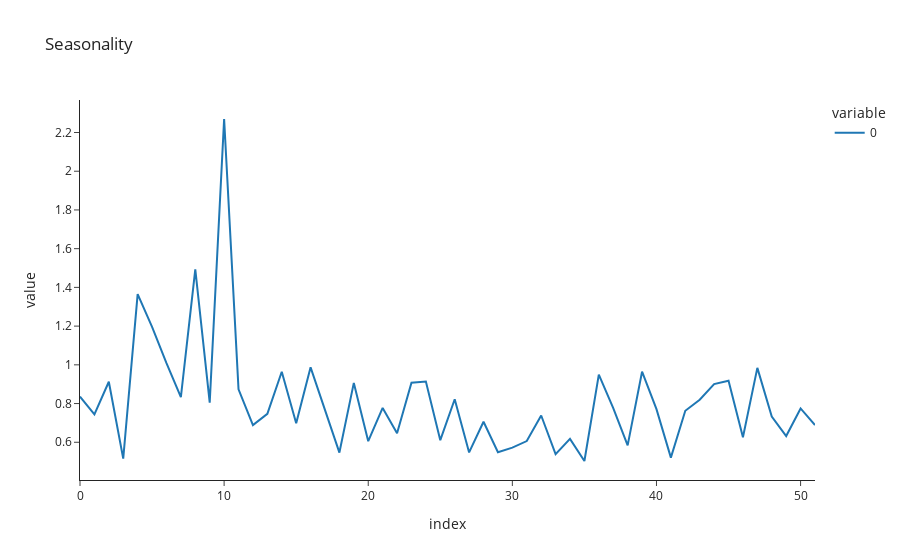

Source (notebook cell):
### Markdown cell above
# Promo Calendar Optimization

We have 12 months, which months should we promote and what price should we sell at?

### Code cell
import numpy as np
import plotly.express as px
import pandas as pd
import matplotlib.pyplot as plt

# Constants
PRICE_ELASTICITY = -3
REGULAR_RETAIL_PRICE = 6.99
PRODUCT_MANUFACTURING_COST = 2
REGULAR_RETAIL_COST = 4.667
BASELINE_SALES = 500
RETAILER_MARGIN = 0.332

np.random.seed(99)
# Seasonality factors
seasonality = [np.random.uniform(0.5, 1) if w <= 3 or w >= 11 else
               np.random.uniform(0.8, 1.5) if w <= 9 else
               np.random.uniform(1.5, 2.5) for w in range(52)]

px.line(seasonality, title='Seasonality', template='simple_white')

### Figure 1 — Plotly figure (JSON) as saved in the notebook; plotly's stock layout.template omitted (floating-point values rounded to 4 significant figures)
{"data": [{"hovertemplate": "variable=0<br>index=%{x}<br>value=%{y}<extra></extra>", "legendgroup": "0", "line": {"color": "#1F77B4", "dash": "solid"}, "marker": {"symbol": "circle"}, "mode": "lines", "name": "0", "orientation": "v", "showlegend": true, "type": "scatter", "x": [0, 1, 2, 3, 4, 5, 6, 7, 8, 9, 10, 11, 12, 13, 14, 15, 16, 17, 18, 19, 20, 21, 22, 23, 24, 25, 26, 27, 28, 29, 30, 31, 32, 33, 34, 35, 36, 37, 38, 39, 40, 41, 42, 43, 44, 45, 46, 47, 48, 49, 50, 51], "xaxis": "x", "y": [0.8361, 0.744, 0.9127, 0.5157, 1.366, 1.196, 1.008, 0.8327, 1.493, 0.8048, 2.27, 0.8734, 0.6887, 0.7471, 0.9645, 0.6977, 0.987, 0.7622, 0.5468, 0.9067, 0.6058, 0.7772, 0.6461, 0.9081, 0.914, 0.6108, 0.8224, 0.5476, 0.7058, 0.5484, 0.572, 0.6061, 0.7383, 0.5388, 0.6175, 0.5033, 0.9493, 0.7761, 0.5838, 0.9644, 0.771, 0.5209, 0.7624, 0.8201, 0.9003, 0.9175, 0.6263, 0.9841, 0.7331, 0.632, 0.7747, 0.6887], "yaxis": "y"}], "layout": {"legend": {"title": {"text": "variable"}, "tracegroupgap": 0}, "title": {"text": "Seasonality"}, "xaxis": {"anchor": "y", "domain": [0, 1], "title": {"text": "index"}}, "yaxis": {"anchor": "x", "domain": [0, 1], "title": {"text": "value"}}}}
